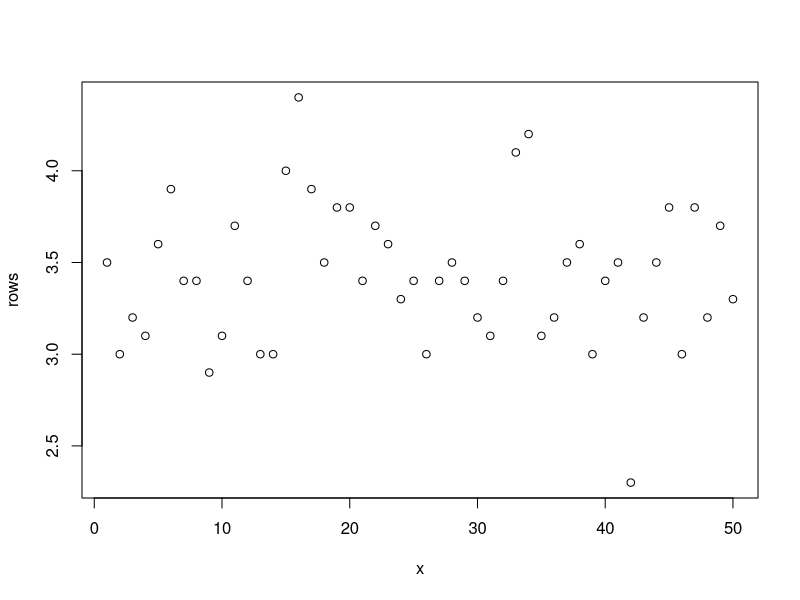
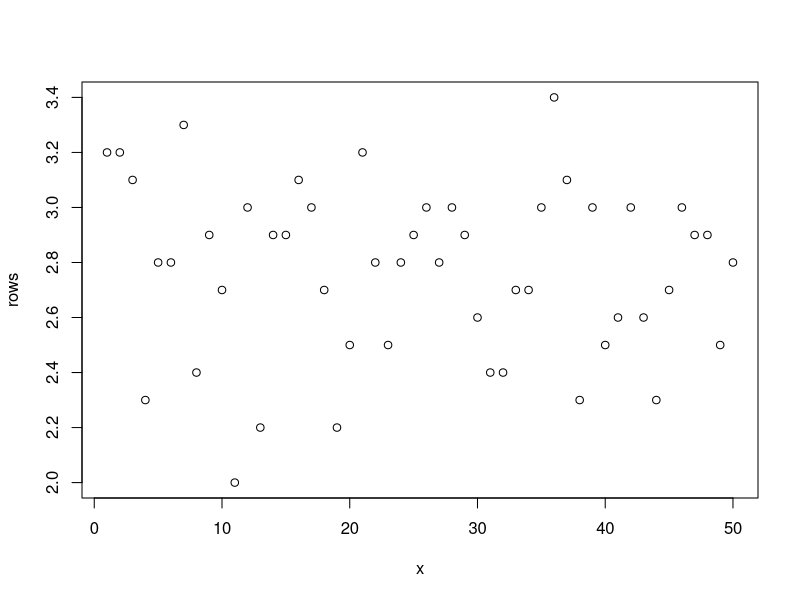
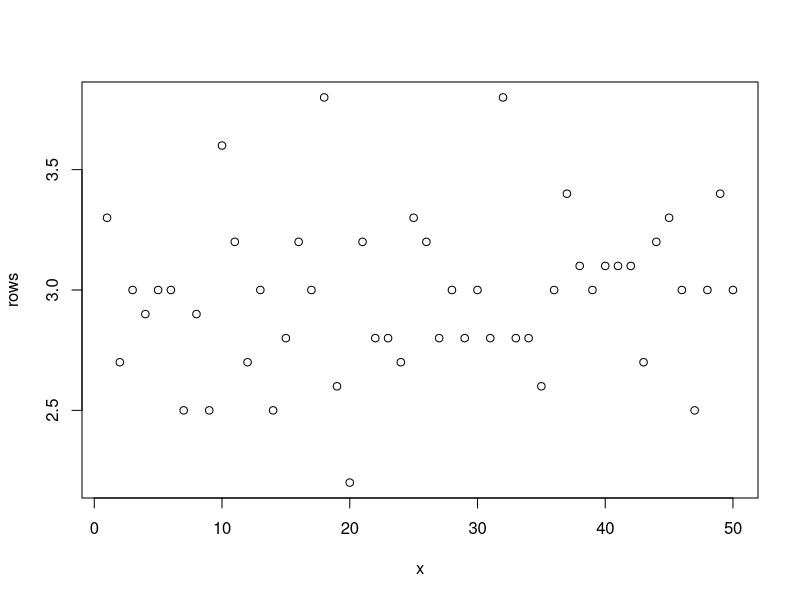

Here is the R script that generated these plots, in order:
iris
iris

#Sepal.Length Sepal.Width

length(iris$Sepal.Length)
length(iris$Sepal.Width)

levels(factor(iris$Species))

for (specie in levels(factor(iris$Species))) {
  
  
  rows = iris[c(iris$Species == specie),"Sepal.Width"]
  x = 1:length(rows)
  
  plot(x = x, y = rows)
  
  print(lengths)
}
  

iris$Species